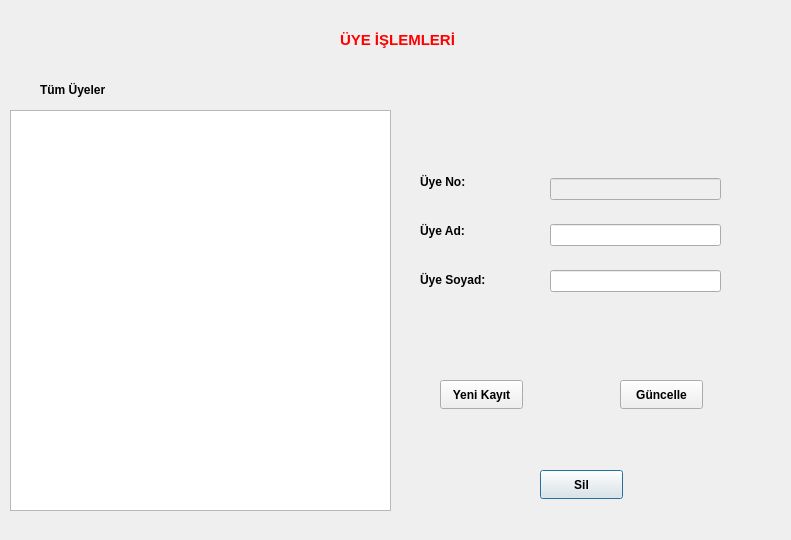
<?xml version="1.0" encoding="UTF-8"?>
<ui version="4.0">
 <class>uyeler</class>
 <widget class="QDialog" name="uyeler">
  <property name="geometry">
   <rect>
    <x>0</x>
    <y>0</y>
    <width>791</width>
    <height>540</height>
   </rect>
  </property>
  <property name="windowTitle">
   <string>Dialog</string>
  </property>
  <widget class="QTableView" name="tum_uyeler_tableView">
   <property name="geometry">
    <rect>
     <x>10</x>
     <y>110</y>
     <width>381</width>
     <height>401</height>
    </rect>
   </property>
  </widget>
  <widget class="QPushButton" name="sil_pushButton">
   <property name="geometry">
    <rect>
     <x>540</x>
     <y>470</y>
     <width>83</width>
     <height>29</height>
    </rect>
   </property>
   <property name="font">
    <font>
     <bold>true</bold>
    </font>
   </property>
   <property name="text">
    <string>Sil</string>
   </property>
  </widget>
  <widget class="QPushButton" name="guncelle_pushButton_2">
   <property name="geometry">
    <rect>
     <x>620</x>
     <y>380</y>
     <width>83</width>
     <height>29</height>
    </rect>
   </property>
   <property name="font">
    <font>
     <bold>true</bold>
    </font>
   </property>
   <property name="text">
    <string>Güncelle</string>
   </property>
  </widget>
  <widget class="QPushButton" name="yeni_kayit_pushButton_3">
   <property name="geometry">
    <rect>
     <x>440</x>
     <y>380</y>
     <width>83</width>
     <height>29</height>
    </rect>
   </property>
   <property name="font">
    <font>
     <bold>true</bold>
    </font>
   </property>
   <property name="text">
    <string>Yeni Kayıt</string>
   </property>
  </widget>
  <widget class="QLabel" name="label">
   <property name="geometry">
    <rect>
     <x>40</x>
     <y>80</y>
     <width>161</width>
     <height>20</height>
    </rect>
   </property>
   <property name="font">
    <font>
     <bold>true</bold>
    </font>
   </property>
   <property name="text">
    <string>Tüm Üyeler</string>
   </property>
  </widget>
  <widget class="QWidget" name="layoutWidget">
   <property name="geometry">
    <rect>
     <x>550</x>
     <y>160</y>
     <width>171</width>
     <height>151</height>
    </rect>
   </property>
   <layout class="QVBoxLayout" name="verticalLayout">
    <item>
     <widget class="QLineEdit" name="uye_no_lineEdit">
      <property name="enabled">
       <bool>false</bool>
      </property>
     </widget>
    </item>
    <item>
     <widget class="QLineEdit" name="uye_ad_lineEdit_3"/>
    </item>
    <item>
     <widget class="QLineEdit" name="uye_soyad_lineEdit_2"/>
    </item>
   </layout>
  </widget>
  <widget class="QWidget" name="layoutWidget">
   <property name="geometry">
    <rect>
     <x>420</x>
     <y>160</y>
     <width>111</width>
     <height>141</height>
    </rect>
   </property>
   <layout class="QVBoxLayout" name="verticalLayout_2">
    <item>
     <widget class="QLabel" name="label_2">
      <property name="font">
       <font>
        <bold>true</bold>
       </font>
      </property>
      <property name="text">
       <string>Üye No:</string>
      </property>
     </widget>
    </item>
    <item>
     <widget class="QLabel" name="label_3">
      <property name="font">
       <font>
        <bold>true</bold>
       </font>
      </property>
      <property name="text">
       <string>Üye Ad:</string>
      </property>
     </widget>
    </item>
    <item>
     <widget class="QLabel" name="label_4">
      <property name="font">
       <font>
        <bold>true</bold>
       </font>
      </property>
      <property name="text">
       <string>Üye Soyad:</string>
      </property>
     </widget>
    </item>
   </layout>
  </widget>
  <widget class="QLabel" name="label_5">
   <property name="geometry">
    <rect>
     <x>340</x>
     <y>30</y>
     <width>161</width>
     <height>20</height>
    </rect>
   </property>
   <property name="font">
    <font>
     <pointsize>11</pointsize>
     <bold>true</bold>
    </font>
   </property>
   <property name="styleSheet">
    <string notr="true">color: rgb(255, 0, 0);</string>
   </property>
   <property name="text">
    <string>ÜYE İŞLEMLERİ</string>
   </property>
  </widget>
 </widget>
 <resources/>
 <connections/>
</ui>
